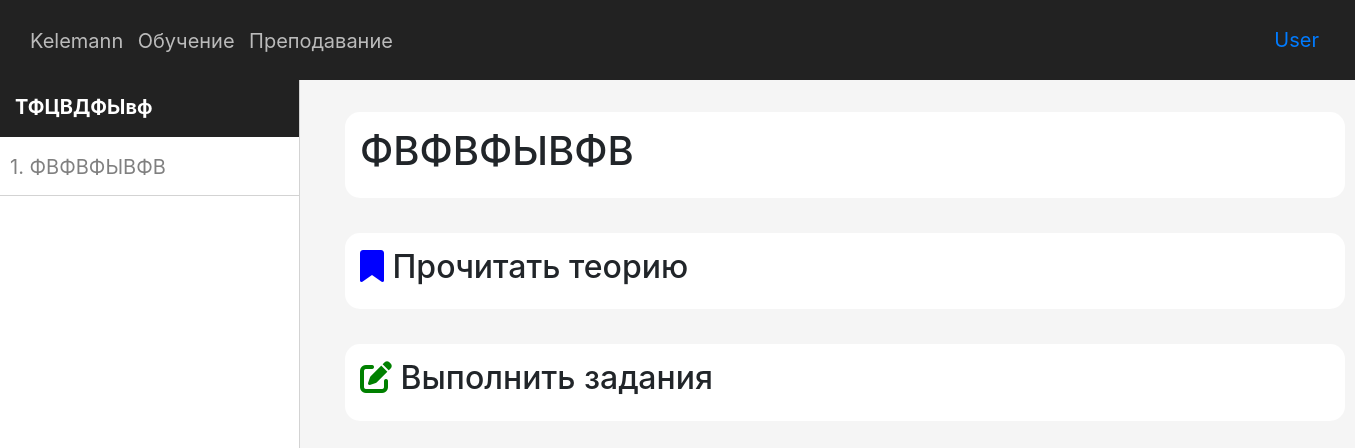
Page /learn/ТФЦВДФЫвф/1 (signed in) on the committed database.
### data/users.py (models this page shows, shortened)
class User(SqlAlchemyBase, UserMixin, SerializerMixin):
    __tablename__ = 'users'
    id = sqlalchemy.Column(sqlalchemy.Integer, primary_key=True, autoincrement=True)
    name = sqlalchemy.Column(sqlalchemy.String)
    email = sqlalchemy.Column(sqlalchemy.String, index=True, unique=True)
    hashed_password = sqlalchemy.Column(sqlalchemy.String)
    completed_courses = sqlalchemy.Column(sqlalchemy.String, nullable=True)
    courses = orm.relationship("Course", back_populates='user')

### data/courses.py (models this page shows)
class Course(SqlAlchemyBase, UserMixin, SerializerMixin):
    __tablename__ = 'cources'
    id = sqlalchemy.Column(sqlalchemy.Integer, primary_key=True, autoincrement=True)
    name = sqlalchemy.Column(sqlalchemy.String, unique=True)
    description = sqlalchemy.Column(sqlalchemy.String, nullable=True)
    user_id = sqlalchemy.Column(sqlalchemy.Integer, sqlalchemy.ForeignKey("users.id"))
    user = orm.relationship('User')
    lessons = orm.relationship("Lesson", back_populates='course')

### data/lessons.py (models this page shows)
class Lesson(SqlAlchemyBase, UserMixin, SerializerMixin):
    __tablename__ = 'lessons'
    id = sqlalchemy.Column(sqlalchemy.Integer, primary_key=True, autoincrement=True)
    name = sqlalchemy.Column(sqlalchemy.String, unique=True)
    theory = sqlalchemy.Column(sqlalchemy.String, default='')
    theory_title = sqlalchemy.Column(sqlalchemy.String, default='')
    completed_by_users = sqlalchemy.Column(sqlalchemy.String, default='')
    id_in_course = sqlalchemy.Column(sqlalchemy.Integer)
    course_id = sqlalchemy.Column(sqlalchemy.Integer, sqlalchemy.ForeignKey("cources.id"))
    tasks = orm.relationship("Task", back_populates='lesson')
    course = orm.relationship("Course")

### main.py (the view)
@app.route('/learn/<string:course_name>/<string:lesson_id_in_course>')
@login_required
def lesson(course_name, lesson_id_in_course):
    course, lesson, lessons = get_data(course_name, lesson_id_in_course)
    return render_template('lesson.html', lesson=lesson, course=course, lessons=lessons)

### data/db_session.py (called while the page is built, shortened)
def global_init(db_file):
    global __factory
    if __factory:
        return

def create_session() -> Session:
    global __factory
    return __factory()

### main.py (called while the page is built)
@login_manager.user_loader
def load_user(user_id):
    db_sess = db_session.create_session()
    return db_sess.get(User, user_id)

def get_data(course_name, lesson_id_in_course):
    course, lesson, lessons = None, None, None
    db_session.global_init('database.db')
    db_sess = db_session.create_session()
    if course_name:
        course = db_sess.query(Course).filter(Course.name == course_name).first()
    if lesson_id_in_course:
        lesson = db_sess.query(Lesson).filter(Lesson.id_in_course == lesson_id_in_course, Lesson.course_id == course.id).first()
    lessons = db_sess.query(Lesson).filter(Lesson.course_id == course.id).all()
    return course, lesson, lessons

### templates/lesson.html (shortened to what this page needs)
{% extends "base.html" %}
{% block link %}
    <link rel="stylesheet" href="/static/css/header.css">
    <link rel="stylesheet" href="/static/css/sidebar.css">
    <link rel="stylesheet" href="/static/css/course.css">
    <link rel="stylesheet" href="/static/css/main.css">
{% endblock %}
{% block sidebar %}
    <nav class="sidebar">
        <div class="content-course">
            <a href="/learn/{{ course.name }}"class="name-course"> {{ course.name }}</a>
        </div>
        <div class="content-lesson">
            <ul>
                {% for lesson in lessons %}
                <li><a href="/learn/{{ course.name }}/{{ loop.index }}">{{loop.index}}. {{ lesson.name }}
                </a></li>
                {% endfor %}
            </ul>
        </div>
    </nav>
{% endblock %}
{% block content %}
<div class="main-content-course content-shadow">
    <h1> {{ lesson.name }} </h1>
</div>
<div onclick="location.href='/learn/{{ course.name }}/{{ lesson.id_in_course }}/theory'" class="main-content-course content-shadow press-link">
    <h2><i class="fa-solid fa-bookmark"></i> Прочитать теорию</h2>
</div>
<div onclick="location.href='/learn/{{ course.name }}/{{ lesson.id_in_course }}/tasks'" class="main-content-course content-shadow press-link">
    <h2><i class="fa-solid fa-pen-to-square"></i> Выполнить задания</h2>
</div>
{% endblock %}

### templates/base.html (shortened to what this page needs)
<!doctype html>
<html lang="en">
<head>
    <link rel="stylesheet"
        href="https://stackpath.bootstrapcdn.com/bootstrap/4.4.1/css/bootstrap.min.css"
>
    {% block link %}{% endblock %}
</head>
<body>
    <div class="content-container">
        <header class="header">
            <div class="header-left">
                <span class="logo"><a href="/" class="a-left">Kelemann</a></span>
                <a href="/learn" class="a-left">Обучение</a>
                <a href="/teach" class="a-left">Преподавание</a>
            </div>
            <div class="header-right">
                {% if current_user.is_authenticated %}
                <a class="navbar-brand" href="/logout">{{ current_user.name }}</a>
                {% else %}
                    <a class="btn btn-primary " href="/register">Зарегистрироваться</a>
                    <a class="btn btn-success" href="/login">Войти</a>
                {% endif %}
            </div>
        </header>
        {% block sidebar %}{% endblock %}
        <div class="main-content">
            {% block content %}{% endblock %}
        </div>
    </div>
</body>
</html>

### static/css/header.css (style rules this page uses)
.content-container { display: flex; flex-direction: column; justify-content: space-between; margin-top: 57px; padding: 20px; }
.header { background-color: #222222; color: #fff; display: flex; justify-content: space-between; align-items: center; padding: 20px; position: fixed; top: 0; left: 0; right: 0; z-index: 1000; }
.a-left { color: #bbbbbb; font-size: 20px; padding-left: 10px; transition: color 0.5s ease; }
.logo { font-size: 25px; }

### static/css/sidebar.css (style rules this page uses)
.content-container { margin-left: 290px; padding: 20px; }
.sidebar { width: 300px; border-right: 1px solid lightgray; color: #fff; height: 100vh; position: fixed; top: 1; left: 0; z-index: 999; overflow-y: auto; background-color: #fff; }
.sidebar ul { list-style-type: none; padding: 0; }
.sidebar li { padding: 10px; border-bottom: 1px solid lightgray; }
.content-lesson a { color: gray; text-decoration: none; transition: background-color 0.5s ease; font-size: 20px; }

### static/css/course.css (style rules this page uses)
.sidebar { display: flex; flex-direction: column; background-color: #fff; }
.content-course { background-color: #222222; left: 0; top: 1; z-index: 998; padding: 15px; }
.name-course { color: #fff; font-size: 20px; font-weight: bold; }
.main-content { padding-top: 35px; }
.main-content-course { width: 1000px; padding: 15px; background-color: #fff; border-radius: 15px; transition: box-shadow 0.5s ease; margin-bottom: 35px; margin-left: 35px; font-size: 25px; }
.press-link { cursor: pointer; }
.fa-bookmark { color: blue; }
.fa-pen-to-square { color: green; }
li { font-size: 25px; }
.main-content { display: flex; flex-direction: column; }

### static/css/main.css (style rules this page uses)
body { background-color: #f5f5f5; }

### rows in the picture
User: name "User"
Course: name "ТФЦВДФЫвф"
Lesson: name "ФВФВФЫВФВ"
